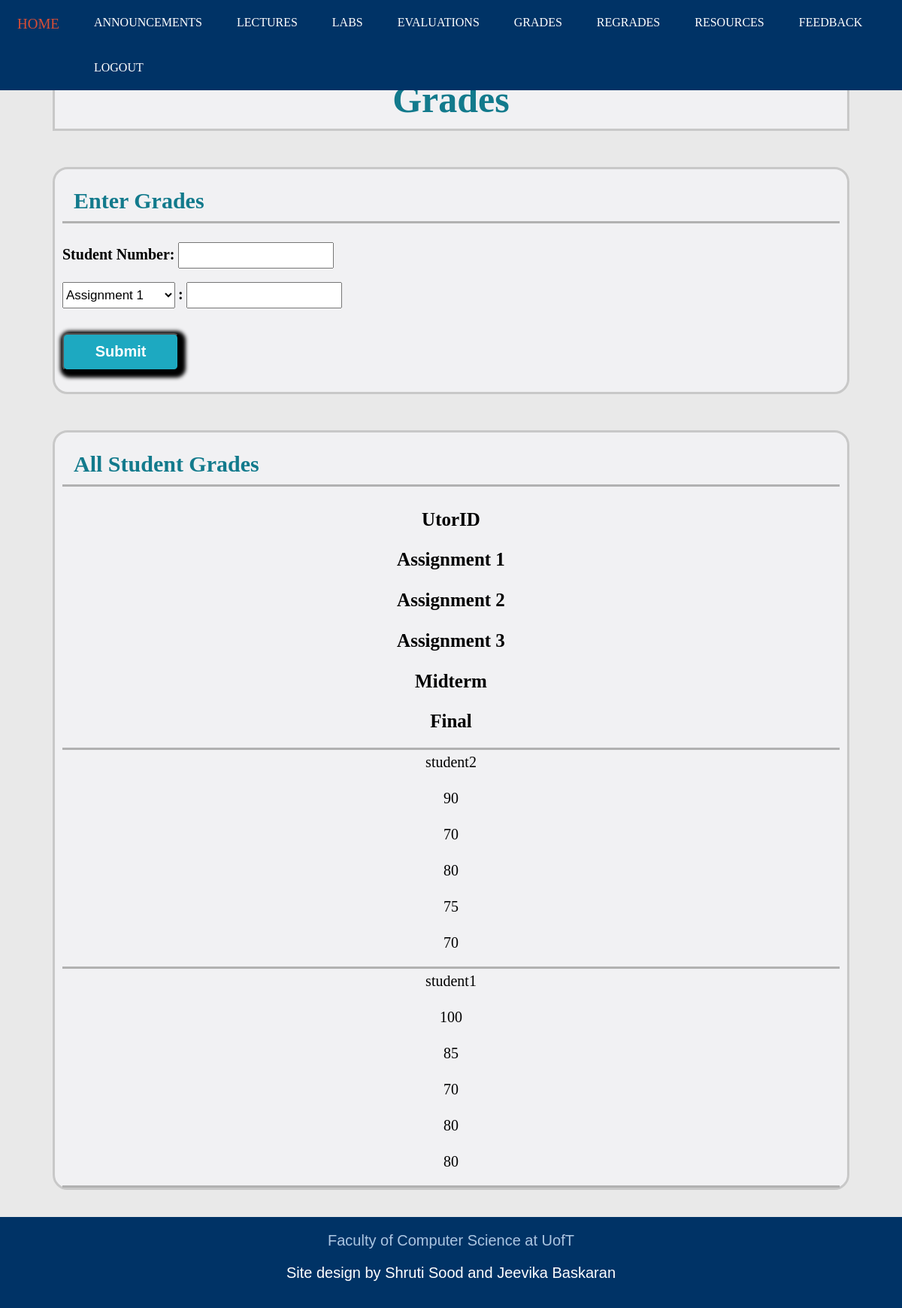
Screenshot of /grades_i.html (signed in) with the database file from the repository.
### tables this page shows
CREATE TABLE "Grades" (
	"UtorID"	TEXT,
	"A1"	INTEGER,
	"A2"	INTEGER,
	"A3"	INTEGER,
	"Midterm"	INTEGER,
	"Final"	INTEGER,
	PRIMARY KEY("UtorID")
);

### app.py (the view)
@app.route('/grades_i.html')
def grades_i():
    if session.get('current_login') == None:
        return render_template('login.html')
    else:
        sql = """ SELECT * FROM Grades """
        class1 = db.engine.execute(text(sql))
        return render_template('/grades_i.html', class1 = class1)

### templates/grades_i.html (shortened to what this page needs)
<!DOCTYPE html>
<html>
<head>
	<link rel="stylesheet" type="text/css" href="static/StyleSheets/gradesii.css">
	<link rel="stylesheet" type="text/css" href="static/StyleSheets/headerfooter.css">
</head>
<body>
	<div class = "navbar">
		<a href="index_i.html">HOME</a>
		<a href="announcements_i.html">ANNOUNCEMENTS</a>
		<a href="lectures_i.html">LECTURES</a>
		<a href="labs_i.html">LABS</a>
		<a href="evaluations_i.html">EVALUATIONS</a>
		<a href="grades_i.html">GRADES</a>
		<a href="regrades_i.html">REGRADES</a>
		<a href="resources_i.html">RESOURCES</a>
		<a href="feedback_i.html">FEEDBACK</a>
		<a href="logout">LOGOUT</a>
	</div>
	<div class = "title">
		<section class="title_sec">
			<h1>Grades</h1>
		</section>
	</div>
	<br>
	<div class = "entermark">
		<section class="enter_mark">
			<h1> Enter Grades </h1>
			<div class = "formsection">
				<form action = "EnterGrades" method="POST">
					<label for = "StudentNumber"><strong>Student Number: </strong></label>
					<input type = "text" id="StudentNumber" name = "StudentNumber">
					<br> </br>
					<select id = "assgn" name = "assgn" class = "assgn">
			            <option value = "A1">Assignment 1</option>
			        </select>
			        <label><strong>:</strong></label>
					<input type = "text" id="grade" name = "grade">
					<br> </br>
					<input type = "Submit" value = "Submit" class="Submit">
				</form>
			</div>
			<br>
		</section>
	</div>
	<br>
	<div class = "allmark">
		<section class="all_mark">
			<h1> All Student Grades </h1>
			<div class = "Heading">
				<h2 class = "item1">UtorID</h2>
				<h2 class = "item2">Assignment 1</h2>
				<h2 class = "item3">Assignment 2</h2>
				<h2 class = "item4">Assignment 3</h2>
				<h2 class = "item5">Midterm</h2>
				<h2 class = "item6">Final</h2>
			</div>
			{% for student in class1 : %}
			<div class = "stdgrades">
				<p class = "item1">{{ student['UtorID'] }}</p>
				<p class = "item2">{{ student['A1'] }}</p>
				<p class = "item3">{{ student['A2'] }}</p>
				<p class = "item4">{{ student['A3'] }}</p>
				<p class = "item5">{{ student['Midterm'] }}</p>
				<p class = "item6">{{ student['Final'] }}</p>
			</div>
			{% endfor %}
		</section>
	</div>
	<br><br>
	<div class = "footer">
		<a href="https://web.cs.toronto.edu/" target="_blank">Faculty of Computer Science at UofT</a>
		<p>Site design by Shruti Sood and Jeevika Baskaran</p>
	</div>
</body>
</html>

### templates/static/StyleSheets/gradesii.css (style rules this page uses)
.title { margin-top: 90px; background-color: #F1F1F3; margin-left: 70px; margin-right: 70px; }
.title_sec { padding-left: 10px; padding-right: 10px; border: solid; border-color: #C8C8C8; display: block; }
.title_sec h1 { color: #127a8c; font-size: 50px; text-align: center; margin:10px; }
.entermark { margin-top: 30px; margin-left: 70px; margin-right: 70px; }
.allmark { margin-top: 30px; margin-left: 70px; margin-right: 70px; }
.enter_mark { padding-left: 10px; padding-right: 10px; border: solid; border-color: #C8C8C8; display: block; border-radius: 20px; background-color: #F1F1F3; }
.all_mark { padding-left: 10px; padding-right: 10px; border: solid; border-color: #C8C8C8; display: block; border-radius: 20px; background-color: #F1F1F3; }
.enter_mark label { font-size: 20px; }
.entermark input[type=text] { padding-top: 7px; padding-bottom: 7px; font-size: 15px; }
.enter_mark h1 { color: #127a8c; padding-bottom: 10px; padding-left: 15px; font-size: 30px; border-bottom: solid; border-bottom-color: #B1B1B1; }
.all_mark h1 { color: #127a8c; padding-bottom: 10px; padding-left: 15px; font-size: 30px; border-bottom: solid; border-bottom-color: #B1B1B1; }
.entermark input[type=submit] { margin-bottom: 10px; font-size: 20px; padding-top: 10px; padding-bottom: 10px; padding-left: 30px; padding-right: 30px; font-weight: bold; background-color: #1DA9C1; }
.Submit { align-self: center; margin-top: 15px; font-size: 30px; border-radius: 0.4rem; box-shadow: 3px 3px 5px 6px #000000; }
input[type=submit] { width:15%; height:50px; font-size:25px; background-color: #127a8c; color: white; align-items: center; }
.assgn { height : 35px; width : 150px; font-size: 17px; }
.Heading { display: grid; overflow: hidden; width: 100%; border-bottom: solid; border-bottom-color: #B1B1B1; }
.stdgrades { display:grid; overflow: hidden; width: 100%; border-bottom: solid; border-bottom-color: #B1B1B1; }
.stdgrades p { font-size: 20px; float: left; text-align: center; padding: 5px 40px; padding-bottom: 0px; margin-top:0px; text-decoration: none; }
.Heading h2 { float: left; text-align: center; padding: 5px 40px; padding-bottom: 0px; margin-top:0px; text-decoration: none; font-size: 25px; }

### templates/static/StyleSheets/headerfooter.css (style rules this page uses)
body { margin:0px; border:0px; padding:0px; background-color: #E9E9E9; }
.navbar { background-color: #003366; position: fixed; top: 0; overflow: hidden; width: 100%; }
.navbar a { float: left; color: white; text-align: center; padding: 21px 23px; text-decoration: none; font-size: 16px; }
.footer { background-color: #003366; overflow: hidden; min-height: 12vh; padding-top: 20px; padding-bottom: 5px; font-family:'Poppins', sans-serif; text-align: center; }
.footer a { color: #ACC6E2; padding-top: : 20px; text-decoration: none; font-size: 20px; }
.footer p { color: white; font-size: 20px; }

### rows the page displays
Grades: UtorID "student2", A1 "90", A2 "70", A3 "80", Midterm "75", Final "70"
Grades: UtorID "student1", A1 "100", A2 "85", A3 "70", Midterm "80", Final "80"
